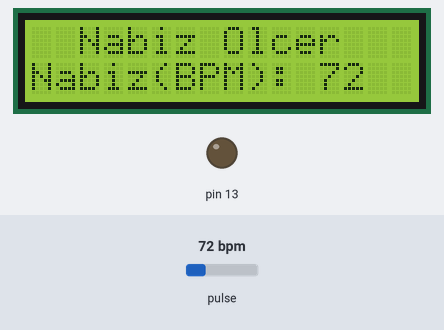
Recording of a sketch running on a simulated Arduino Uno, built with avr-gcc and run on an emulated ATmega328P. Parts: 16×2 character LCD, output pins drawn as LEDs (lit = HIGH). Dashed ring = blinking. The inputs (shaded band) are chosen by the test bench; at power-on: pulse 72 bpm. What the sketch prints to the serial monitor is not drawn.

Above: at 1.4 s.
1.5 s: pulse set to 42 bpm
At 2.4 s:
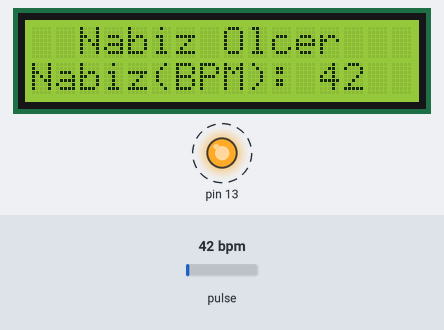
4.0 s: pulse set to 100 bpm
At 4.44 s:
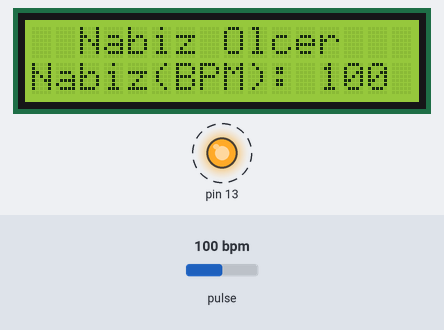
5.8 s: pulse set to 70 bpm
At 7.1 s:
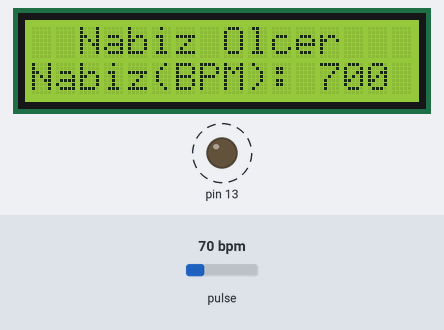
Timing chart, 0 to 14.1 s (numbered marks = the images above; inputs shaded):
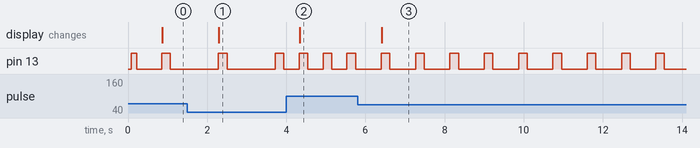

Measured:
- after the input at 1.5 s, pin 13: alternates HIGH for 0.22 s and LOW for 1.2 s, starting after 0.78 s; the display: changes after 0.80 s (image 1)
- after the input at 4.0 s, the display: changes after 0.34 s (image 2)
- after the input at 5.8 s, pin 13: alternates HIGH for 0.22 s and LOW for 0.65 s, starting after 0.60 s; the display: changes after 0.62 s (image 3)

The sketch:

nab_z__l_er_arda_can_iren.ino
```cpp
#define USE_ARDUINO_INTERRUPTS true // En doğru BPM sonucunu elde etmek adına ufak süreli kesmeler eklenmiştir.
#include <PulseSensorPlayground.h> // Kütüphaneler eklenmiştir.
#include <Wire.h>
#include <LCD.h>
#include <LiquidCrystal_I2C.h>
#define I2C_ADDR 0x27 // Denetleyici için LCD EKRAN I2C Adresi tanımlanmıştır.
#define En_pin 2
#define Rw_pin 1
#define Rs_pin 0
#define D4_pin 4
#define D5_pin 5
#define D6_pin 6
#define D7_pin 7
#define BACKLIGHT 3

LiquidCrystal_I2C lcd(I2C_ADDR,En_pin,Rw_pin,Rs_pin,D4_pin,D5_pin,D6_pin,D7_pin);

// Değişkenler
const int PulseWire = 0; // Nabız sensörünün pembe kablosu A0'a bağlanmıştır.
const int LED13 = 13; // Yerleşik Arduino LED'i, PIN 13'ü yakmak üzerine ayarlanmıştır.
int Threshold = 550; // Hangi Sinyalin "vuruş olarak sayılacağını" ve hangilerinin göz ardı edileceğini belirlenmiştir.

 PulseSensorPlayground pulseSensor; // PulseSensorPlayground nesnesinin "pulseSensor" adlı bir örneğini oluşturur.
void setup() {

Serial.begin(9600); // Serial monitör frekans değeri 9600 olarak belirlenmiştir.
lcd.begin(16,2);
lcd.setBacklightPin(BACKLIGHT,POSITIVE);
lcd.setBacklight(HIGH);

// Değişkenlerimizi atayarak PulseSensor nesnesini yapılandırılmıştır.
pulseSensor.analogInput(PulseWire);
pulseSensor.blinkOnPulse(LED13); //Arduino LED'ini kalp atışı ile otomatik olarak yanıp söner.
pulseSensor.setThreshold(Threshold);

// "pulseSensor" nesnesinin oluşturulduğunu ve bir sinyal görmeye "başladığını" iki kez kontrol edilmelidir.
if (pulseSensor.begin()) {
Serial.println("We created a pulseSensor Object !"); //Bu, Arduino açılışında veya Arduino sıfırlamasında bir kez yazdırılmıştır.
lcd.setCursor(0,0);
lcd.print("  Nabiz Olcer");// "LCD ekran açılınca ekranın üstüne Nabiz Olcer" yazdırır.

}
}

void loop() {

int (BPM) = pulseSensor.getBeatsPerMinute(); // Çağrılar, BPM'yi bir "int" olarak döndüren pulseSensor nesnemizde çalışmaktadır.

if (pulseSensor.sawStartOfBeat()) { //"Bir vuruş olup olmadığını" görmek için sürekli olarak test edilmektedir.
Serial.println("Nabiz "); // Ekrana nabız algılanınca "Nabiz" yazdır.
Serial.print("(BPM): "); //
Serial.println((BPM)); // Print the value inside of myBPM.
lcd.setCursor(0,2);
lcd.print("Nabiz"); // Ekrana nabız algılanınca "Nabiz" yazdır.
lcd.setCursor(5,3);
lcd.print("(BPM): "); //
lcd.print((BPM));
}
delay(20); // Gecikme süresi ayarlanmıştır.
}
```
